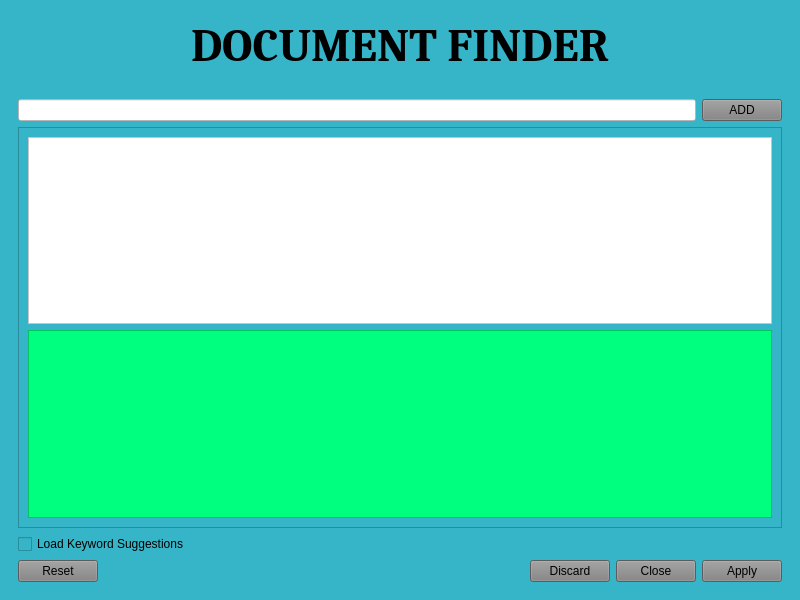
<?xml version="1.0" encoding="UTF-8"?>
<ui version="4.0">
 <class>MainWindow</class>
 <widget class="QMainWindow" name="MainWindow">
  <property name="geometry">
   <rect>
    <x>0</x>
    <y>0</y>
    <width>800</width>
    <height>600</height>
   </rect>
  </property>
  <property name="windowTitle">
   <string>MainWindow</string>
  </property>
  <property name="styleSheet">
   <string notr="true">background-color: rgb(54, 181, 200);
</string>
  </property>
  <widget class="QWidget" name="centralwidget">
   <layout class="QVBoxLayout" name="verticalLayout">
    <item>
     <widget class="QStackedWidget" name="stackedWidget">
      <property name="styleSheet">
       <string notr="true">background-color: rgb(54, 181, 200);
color: rgb(0, 0, 0);
</string>
      </property>
      <property name="currentIndex">
       <number>0</number>
      </property>
      <widget class="QWidget" name="page">
       <layout class="QVBoxLayout" name="verticalLayout_2">
        <item>
         <widget class="QLabel" name="label">
          <property name="font">
           <font>
            <family>Cambria</family>
            <pointsize>35</pointsize>
            <bold>true</bold>
           </font>
          </property>
          <property name="text">
           <string>DOCUMENT FINDER</string>
          </property>
          <property name="alignment">
           <set>Qt::AlignCenter</set>
          </property>
         </widget>
        </item>
        <item>
         <spacer name="verticalSpacer">
          <property name="orientation">
           <enum>Qt::Vertical</enum>
          </property>
          <property name="sizeType">
           <enum>QSizePolicy::Fixed</enum>
          </property>
          <property name="sizeHint" stdset="0">
           <size>
            <width>20</width>
            <height>20</height>
           </size>
          </property>
         </spacer>
        </item>
        <item>
         <layout class="QHBoxLayout" name="horizontalLayout">
          <item>
           <widget class="QLineEdit" name="keyEntry">
            <property name="styleSheet">
             <string notr="true">background-color: rgb(255, 255, 255);
color: rgb(0, 0, 0);</string>
            </property>
           </widget>
          </item>
          <item>
           <widget class="QPushButton" name="addKey">
            <property name="styleSheet">
             <string notr="true">background-color: rgb(129, 129, 129);</string>
            </property>
            <property name="text">
             <string>ADD</string>
            </property>
           </widget>
          </item>
         </layout>
        </item>
        <item>
         <widget class="QScrollArea" name="scrollArea">
          <property name="widgetResizable">
           <bool>true</bool>
          </property>
          <widget class="QWidget" name="scrollAreaWidgetContents_2">
           <property name="geometry">
            <rect>
             <x>0</x>
             <y>0</y>
             <width>754</width>
             <height>345</height>
            </rect>
           </property>
           <layout class="QVBoxLayout" name="verticalLayout_3">
            <item>
             <widget class="QListView" name="availableKeys">
              <property name="styleSheet">
               <string notr="true">background-color: rgb(255, 255, 255);</string>
              </property>
             </widget>
            </item>
            <item>
             <widget class="QListView" name="selectedKeys">
              <property name="styleSheet">
               <string notr="true">background-color: rgb(0, 255, 0);
background-color: rgb(0, 255, 127);</string>
              </property>
             </widget>
            </item>
           </layout>
          </widget>
         </widget>
        </item>
        <item>
         <widget class="QCheckBox" name="checkSuggestions">
          <property name="text">
           <string>Load Keyword Suggestions</string>
          </property>
         </widget>
        </item>
        <item>
         <widget class="QDialogButtonBox" name="buttonBox">
          <property name="styleSheet">
           <string notr="true">background-color: rgb(129, 129, 129);</string>
          </property>
          <property name="standardButtons">
           <set>QDialogButtonBox::Apply|QDialogButtonBox::Close|QDialogButtonBox::Discard|QDialogButtonBox::Reset</set>
          </property>
         </widget>
        </item>
       </layout>
      </widget>
      <widget class="QWidget" name="page_2">
       <layout class="QVBoxLayout" name="verticalLayout_4">
        <item>
         <widget class="QLabel" name="label_2">
          <property name="font">
           <font>
            <family>Cambria</family>
            <pointsize>35</pointsize>
            <bold>true</bold>
           </font>
          </property>
          <property name="text">
           <string>SEARCH RESULTS</string>
          </property>
          <property name="alignment">
           <set>Qt::AlignCenter</set>
          </property>
         </widget>
        </item>
        <item>
         <widget class="QLabel" name="label_3">
          <property name="text">
           <string>{Showing Upto Top 100 Search Results}</string>
          </property>
          <property name="alignment">
           <set>Qt::AlignCenter</set>
          </property>
         </widget>
        </item>
        <item>
         <widget class="QScrollArea" name="scrollArea_2">
          <property name="widgetResizable">
           <bool>true</bool>
          </property>
          <widget class="QWidget" name="scrollAreaWidgetContents_3">
           <property name="geometry">
            <rect>
             <x>0</x>
             <y>0</y>
             <width>754</width>
             <height>452</height>
            </rect>
           </property>
           <layout class="QVBoxLayout" name="verticalLayout_5">
            <item>
             <widget class="QTableView" name="fileLocations"/>
            </item>
            <item>
             <widget class="QLabel" name="label_4">
              <property name="text">
               <string>Time Taken to Search: </string>
              </property>
             </widget>
            </item>
           </layout>
          </widget>
         </widget>
        </item>
       </layout>
      </widget>
     </widget>
    </item>
   </layout>
  </widget>
 </widget>
 <resources/>
 <connections/>
</ui>
